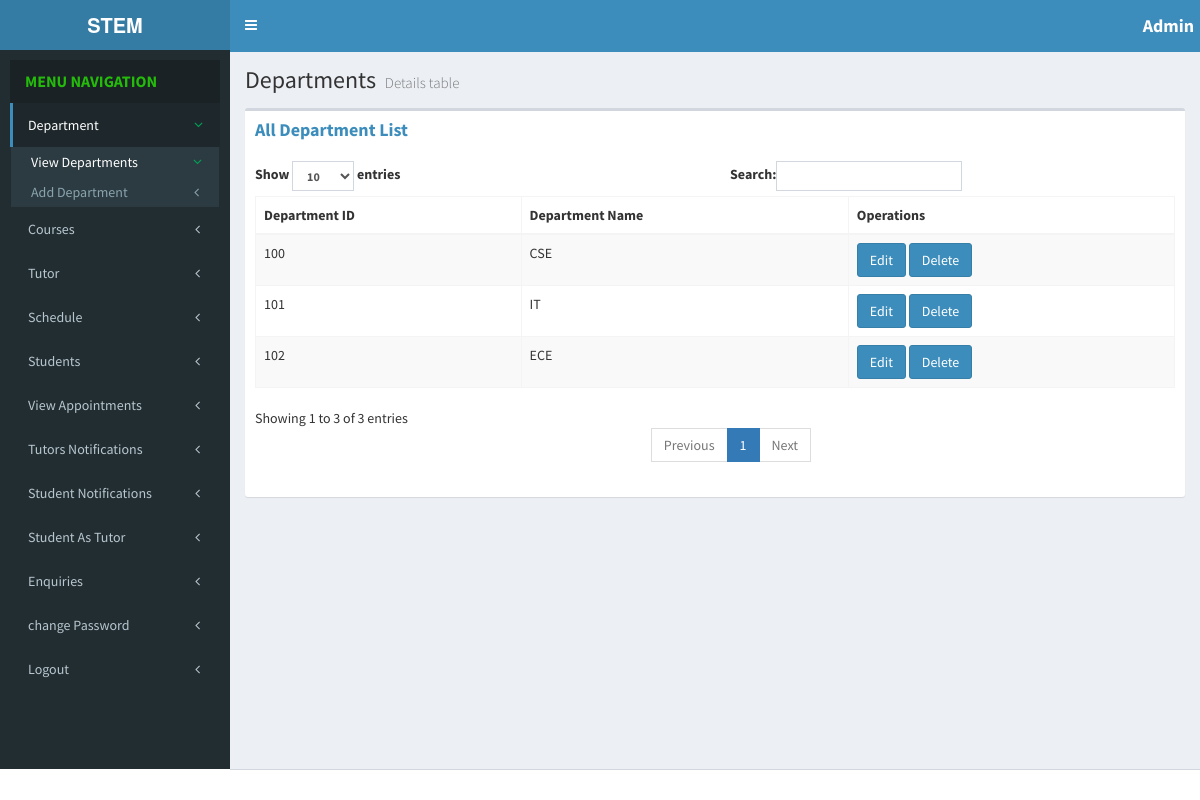
/STEM/admin/view_dept.php (signed in), run on the app's committed database.
### tables this page shows
CREATE TABLE IF NOT EXISTS `departments` (
  `id` int(11) NOT NULL AUTO_INCREMENT,
  `dept_name` varchar(100) DEFAULT NULL,
  `dept_id` varchar(50) DEFAULT NULL,
  PRIMARY KEY (`id`),
  UNIQUE KEY `dept_name` (`dept_name`),
  UNIQUE KEY `dept_id` (`dept_id`)
);

### STEM/admin/view_dept.php (the view, shortened to what this page needs)
<!DOCTYPE html>
<html>
<head>
<link href="./bootstrap/css/bootstrap.min.css" rel="stylesheet" type="text/css" />
<link href="https://maxcdn.bootstrapcdn.com/font-awesome/4.3.0/css/font-awesome.min.css" rel="stylesheet" type="text/css" />
<link href="https://code.ionicframework.com/ionicons/2.0.1/css/ionicons.min.css" rel="stylesheet" type="text/css" />
<link href="./dist/css/AdminLTE.min.css" rel="stylesheet" type="text/css" />
<link href="./dist/css/skins/_all-skins.min.css" rel="stylesheet" type="text/css" /></head>
<body class="skin-blue sidebar-mini">
<div class="wrapper">
<header class="main-header">
<a href="#" class="logo"><span class="logo-mini"><b>Admin</b></span><span class="logo-lg"><b>STEM</b></span> </a>
<nav class="navbar navbar-static-top" role="navigation">
<a href="#" class="sidebar-toggle" data-toggle="offcanvas" role="button">
</a>
<div class="navbar-custom-menu">
<ul class="nav navbar-nav">
<li class="dropdown user user-menu">
<h4 style="color: white; padding: 6px;"><span class="logo-lg"><b>Admin</b></span> </h4>
</li>
</ul>
</div>
</nav>
</header>
<aside class="main-sidebar">
<section class="sidebar">
<div class="user-panel">
<ul class="sidebar-menu">
<li class="header">MENU NAVIGATION</li>
<li class="treeview active">
<a href="#"><span>Department</span>
<i class="fa fa-angle-left pull-right text-green"></i>
</a>
<ul class="treeview-menu">
<li class="active"><a href="view_dept.php">
<span>View Departments</span>
<i class="fa fa-angle-left pull-right text-green"></i>
</a></li>
<li>
<a href="add_department.php">
<span>Add Department</span>
<i class="fa fa-angle-left pull-right"></i>
</a>
</li>
</ul>
</li>
<li class="treeview">
 <a href="#">
<span>Courses </span>
<i class="fa fa-angle-left pull-right"></i>
</a>
</li>
<li class="treeview">
  <a href="#">
<span>Tutor</span><i class="fa fa-angle-left pull-right"></i>
  </a>
  </li>
<li class="treeview">
  <a href="#">
<span>Schedule</span><i class="fa fa-angle-left pull-right"></i>
  </a>
  </li>
<li class="treeview">
<a href="#">
<span>Students</span>
<i class="fa fa-angle-left pull-right"></i>
</a>
</li>
<li class="treeview ">
<a href="appointments.php">
<span>View Appointments</span>
<i class="fa fa-angle-left pull-right"></i>
</a>
</li>
<li class="treeview">
<a href="tutor_Notifications.php">
<span>Tutors Notifications</span>
<i class="fa fa-angle-left pull-right"></i>
</a>
</li>
<li class="treeview">
  <a href="#">
<span>Student Notifications</span><i class="fa fa-angle-left pull-right"></i>
  </a>
  </li>
<li class="treeview">
<a href="std_become_tutor.php">
<span>Student As Tutor</span>
<i class="fa fa-angle-left pull-right"></i>
</a>
</li>
<li class="treeview">
<a href="enquiries.php">
<span>Enquiries</span>
<i class="fa fa-angle-left pull-right"></i>
</a>
</li>
<li class="treeview">
<a href="changepass.php?action=admin">
<span>change Password</span>
<i class="fa fa-angle-left pull-right"></i>
</a>
</li>
<li class="treeview">
<a href="logout.php">
<span>Logout</span>
<i class="fa fa-angle-left pull-right"></i>
</a>
</li>
</ul>
</section>
</aside>
<div class="content-wrapper">
<section class="content-header">
<h1></i>
Departments
<small>Details table</small>
</h1>
<ol class="breadcrumb">
</ol>
</section>
<section class="content">
<div class="row">
<div class="col-xs-12">
<div class="box">
<div class="box-header">
<h1 class="box-title">
<a></i><b>All Department List</b></a>
</h1>
</div>
<div class="box-body">
<table id="example1"  class="table table-bordered table-striped">
<thead>
<tr>
<th>Department ID</th>
<th>Department Name</th>
<th>Operations </th>
</tr>
</thead>
<tbody>
<?php
$sql="select * from departments";
$res=mysql_query($sql);
if(mysql_num_rows($res)>0){
while($subres=mysql_fetch_assoc($res)) {
$subjectarray[] = $subres;
}
if(!empty($subjectarray)){
foreach ($subjectarray as $subject) {
?>
<tr>
<td><?=$subject['dept_id']?></td>
<td><?=strtoupper($subject['dept_name'])?></td>
<td>
<a href="edit_dept.php?dept_id=<?=$subject['dept_id']?>&dept_name=<?=$subject['dept_name']?>" class="btn btn-primary">Edit</a>
<a href="deptOperation.php?action=deptdelete&dept_id=<?=$subject['dept_id']?>" class="btn btn-primary">Delete</a>
</td>
</tr>
<?php
}
}
}
?>
</tbody>
</table>
</div>
</div>
</div>
</div>
</section>
</div>
</div>
<footer class="main-footer">
</footer>
</body>
</html>

### data on the page
departments: dept "100", dept_name "CSE"
departments: dept "101", dept_name "IT"
departments: dept "102", dept_name "ECE"
